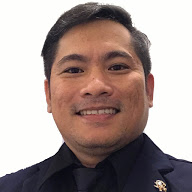
#> input picture assets/images/profile.jpg, 192 x 192 px, found by its file name
$ python make_favicon.py
#> lines starting #> are read from the running program, lines starting #| are printed output that depends on the picture; after the words box and inside, x2 and y2 are one past the last pixel; in counts of white or black regions, pixels touching at a corner belong together
from PIL import Image, ImageDraw
from pathlib import Path

src = Path(r"C:\xampp\htdocs\resume\assets\images\profile.jpg")
out_dir = Path(r"C:\xampp\htdocs\resume\assets\icons")
out_dir.mkdir(parents=True, exist_ok=True)

img = Image.open(src).convert("RGBA")
w, h = img.size
#> w = 192; h = 192
side = min(w, h)
#> side = 192
left = (w - side) // 2
#> left = 0
top = max(0, int((h - side) * 0.12))
#> top = 0
if top + side > h:
    top = h - side
crop = img.crop((left, top, left + side, top + side))


def circle_icon(size):
    base = crop.resize((size, size), Image.Resampling.LANCZOS)
    mask = Image.new("L", (size, size), 0)
    draw = ImageDraw.Draw(mask)
    draw.ellipse((0, 0, size - 1, size - 1), fill=255)
    out = Image.new("RGBA", (size, size), (0, 0, 0, 0))
    out.paste(base, (0, 0))
    out.putalpha(mask)
    return out


def rounded_square(size, radius_ratio=0.22):
    base = crop.resize((size, size), Image.Resampling.LANCZOS)
    mask = Image.new("L", (size, size), 0)
    draw = ImageDraw.Draw(mask)
    r = int(size * radius_ratio)
    draw.rounded_rectangle((0, 0, size - 1, size - 1), radius=r, fill=255)
    out = Image.new("RGBA", (size, size), (0, 0, 0, 0))
    out.paste(base, (0, 0))
    out.putalpha(mask)
    return out


for size, name in [(16, "favicon-16.png"), (32, "favicon-32.png"), (48, "favicon-48.png")]:
    circle_icon(size).save(out_dir / name, optimize=True)
#> this loop made 3 passes
#> pass 1, `circle_icon(size).save(out_dir / name, optimize=True)`:
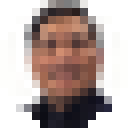
#> saved as favicon-16.png: PIL image 16x16 RGBA (shown 8 times larger); mean R, G, B, A 166.4, 150.9, 147.8, 199.2; transparent parts drawn white

rounded_square(180).save(out_dir / "apple-touch-icon.png", optimize=True)
#> in rounded_square, `base = crop.resize((size, size), Image.Resampling.LANCZOS)`:
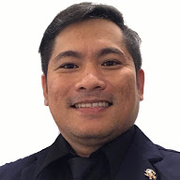
#> base: PIL image 180x180 RGBA; mean R, G, B, A 167.5, 152.2, 148.7, 255
#> in rounded_square, `mask = Image.new("L", (size, size), 0)`: mask: PIL image 180x180 L; every value is 0
#> in rounded_square, `out = Image.new("RGBA", (size, size), (0, 0, 0, 0))`: out: PIL image 180x180 RGBA; every value is 0
#> in rounded_square, `out.putalpha(mask)`:
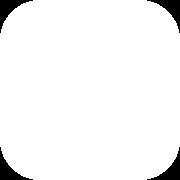
#> mask: PIL image 180x180 L; 95.8% white; 4 black regions, box (x1, y1, x2, y2) and area: (0, 0, 33, 33) 338, (147, 0, 180, 33) 338, (0, 147, 33, 180) 338, (147, 147, 180, 180) 338
rounded_square(192).save(out_dir / "icon-192.png", optimize=True)
#> in rounded_square (call 2), `mask = Image.new("L", (size, size), 0)`: mask: PIL image 192x192 L; every value is 0
#> in rounded_square (call 2), `out = Image.new("RGBA", (size, size), (0, 0, 0, 0))`: out: PIL image 192x192 RGBA; every value is 0
#> in rounded_square (call 2), `out.putalpha(mask)`: mask: PIL image 192x192 L; 95.7% white; 4 black regions, box (x1, y1, x2, y2) and area: (0, 0, 36, 36) 393, (156, 0, 192, 36) 393, (0, 156, 36, 192) 393, (156, 156, 192, 192) 393
rounded_square(512).save(out_dir / "icon-512.png", optimize=True)
#> call 3 of rounded_square, with size = 512, radius_ratio = 0.22
#> in rounded_square (call 3), `mask = Image.new("L", (size, size), 0)`: mask: PIL image 512x512 L; every value is 0
#> in rounded_square (call 3), `out = Image.new("RGBA", (size, size), (0, 0, 0, 0))`: out: PIL image 512x512 RGBA; every value is 0
#> in rounded_square (call 3), `out.putalpha(mask)`:
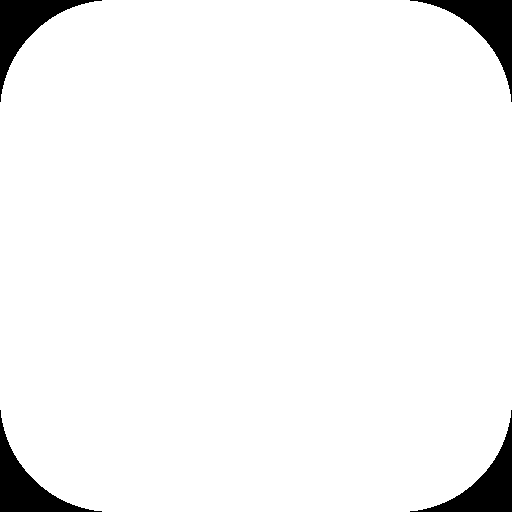
#> mask: PIL image 512x512 L; 95.8% white; 4 black regions, box (x1, y1, x2, y2) and area: (0, 0, 102, 102) 2725, (410, 0, 512, 102) 2725, (0, 410, 102, 512) 2725, (410, 410, 512, 512) 2725
#> in rounded_square (call 3), `out.putalpha(mask)`:
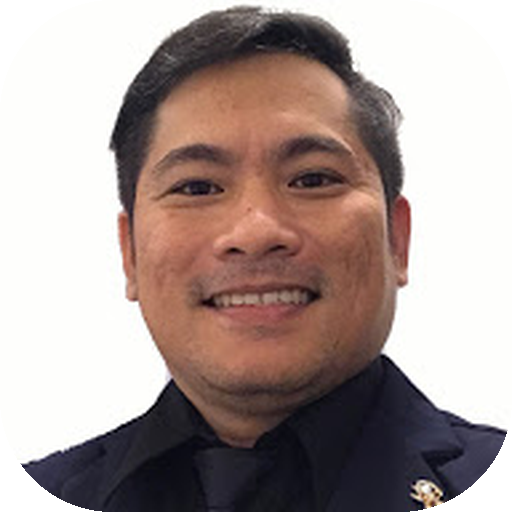
#> out: PIL image 512x512 RGBA; mean R, G, B, A 167.6, 152.2, 148.7, 244.4; transparent parts drawn white
circle_icon(32).save(out_dir / "favicon.png", optimize=True)
#> in circle_icon (call 4), `mask = Image.new("L", (size, size), 0)`: mask: PIL image 32x32 L; every value is 0
#> in circle_icon (call 4), `out = Image.new("RGBA", (size, size), (0, 0, 0, 0))`: out: PIL image 32x32 RGBA; every value is 0
#> in circle_icon (call 4), `out.putalpha(mask)`: mask: PIL image 32x32 L; 78.5% white; 4 black regions, box (x1, y1, x2, y2) and area: (0, 0, 12, 12) 55, (20, 0, 32, 12) 55, (0, 20, 12, 32) 55, (20, 20, 32, 32) 55

ico_images = [circle_icon(s) for s in (16, 32, 48)]
#> in circle_icon (call 5), `out.putalpha(mask)`: mask: PIL image 16x16 L; 78.1% white; 4 black regions (4 under 20 px)
#> in circle_icon (call 7), `mask = Image.new("L", (size, size), 0)`: mask: PIL image 48x48 L; every value is 0
#> in circle_icon (call 7), `out = Image.new("RGBA", (size, size), (0, 0, 0, 0))`: out: PIL image 48x48 RGBA; every value is 0
#> in circle_icon (call 7), `out.putalpha(mask)`:
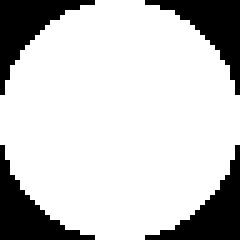
#> mask: PIL image 48x48 L (shown 5 times larger); 78.3% white; 4 black regions, box (x1, y1, x2, y2) and area: (0, 0, 19, 19) 125, (29, 0, 48, 19) 125, (0, 29, 19, 48) 125, (29, 29, 48, 48) 125
#> in circle_icon (call 7), `out.putalpha(mask)`:
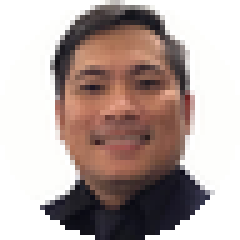
#> out: PIL image 48x48 RGBA (shown 5 times larger); mean R, G, B, A 167.3, 151.9, 148.5, 199.7; transparent parts drawn white
#> ico_images = 3 items
ico_images[0].save(
    out_dir / "favicon.ico",
    format="ICO",
    sizes=[(16, 16), (32, 32), (48, 48)],
    append_images=ico_images[1:],
)

root_ico = Path(r"C:\xampp\htdocs\resume\favicon.ico")
root_ico.write_bytes((out_dir / "favicon.ico").read_bytes())

print("ok")
for p in sorted(out_dir.iterdir()):
    if p.suffix.lower() in {".png", ".ico"} and ("favicon" in p.name or "icon-" in p.name or "apple" in p.name):
        print(p.name, p.stat().st_size)
print("root", root_ico.stat().st_size)

$ run again, with assets/images/bohol-island-tours/frontend/about-bohol.jpg copied over assets/images/profile.jpg
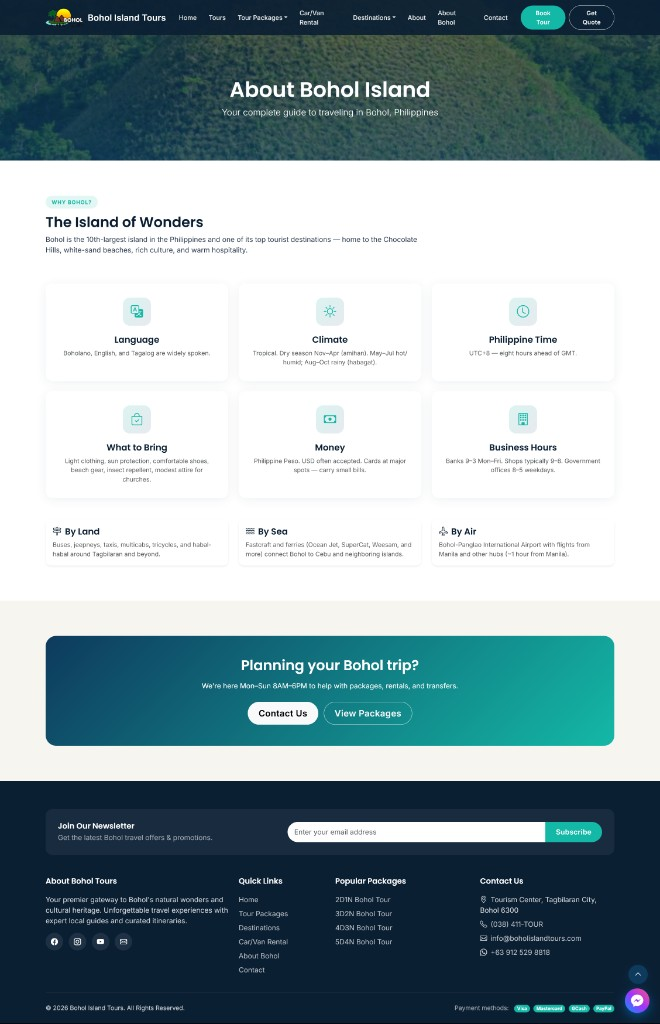
#> input picture assets/images/bohol-island-tours/frontend/about-bohol.jpg, 660 x 1024 px, found by its file name
#> in rounded_square (call 2), `base = crop.resize((size, size), Image.Resampling.LANCZOS)`:
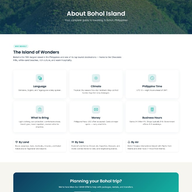
#> base: PIL image 192x192 RGBA; mean R, G, B, A 193.4, 207.8, 208.8, 255
#> in circle_icon (call 7), `out.putalpha(mask)`:
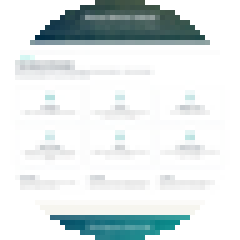
#> out: PIL image 48x48 RGBA (shown 5 times larger); mean R, G, B, A 193.1, 207.6, 208.5, 199.7; transparent parts drawn white
#> ico_images = 3 items
